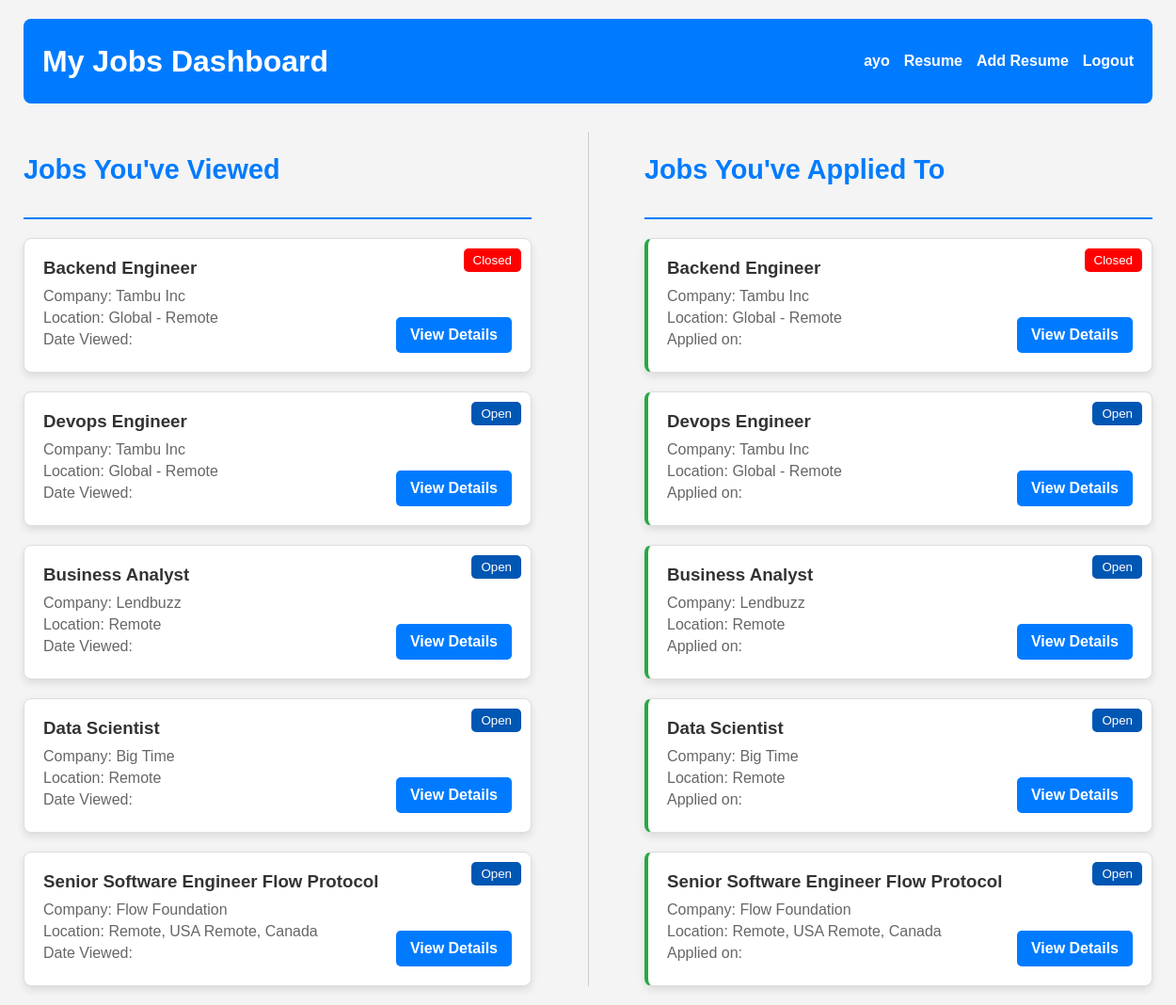
The app's page /jobs_dashboard/ (signed in), older data.
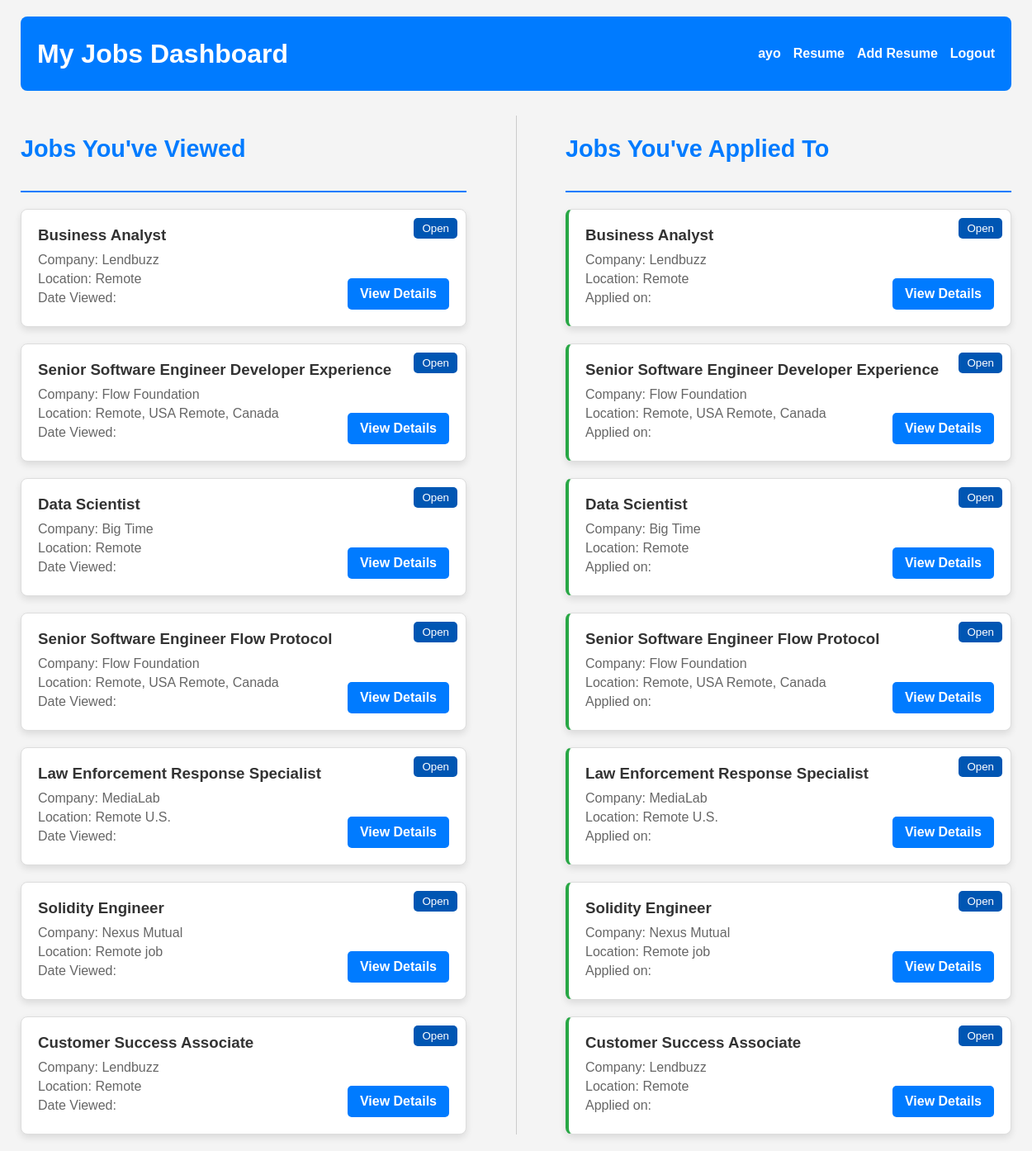
The same page, newer data.
### remote/models.py (models this page shows)
class Job(models.Model):
    title = models.CharField(max_length=100)
    description = models.TextField()
    location = models.CharField(max_length=30)
    company_name = models.CharField(max_length=100)
    created_at = models.DateTimeField(auto_now_add=True)
    recruiter = models.ForeignKey(Profile, on_delete=models.CASCADE)
    category = models.ForeignKey(Category, on_delete=models.CASCADE, default=1)
    featured = models.BooleanField(default=False)
    views_count = models.IntegerField(default=0)
    apply_url = models.URLField(max_length=255, blank=True, null=True)
    status = models.CharField(
        max_length=10,
        choices=[('open', 'Open'), ('closed', 'Closed')],
        default='open',
    )
    def __str__(self):
        return self.title

### remote/views.py (the view)
# urls.py: path('jobs_dashboard/', views.jobs_dashboard, name='jobs_dashboard'),
@login_required
def jobs_dashboard(request):
    profile = Profile.objects.get(user=request.user)
    jobs = profile.viewed_jobs.all()
    applied_jobs = profile.applied_jobs.all()
    print(jobs)
    print(applied_jobs)
    context = {
        'profile': profile,
        'jobs': jobs,
        'applied_jobs': applied_jobs
    }
    return render(request, 'jobs.html', context)

### remote/templates/jobs.html (shortened to what this page needs)
<!DOCTYPE html>
<html lang="en">
<head>
    {% load static %}
    <link rel="stylesheet" href="{% static 'css/job.css' %}">
</head>
<body>
    <div class="dashboard-container">
        <header class="dashboard-header">
            <h1>My Jobs Dashboard</h1>
            <nav>
                <ul>
                    <li><a href="/profile/">{{user.username}}</a></li>
                    <li><a href="#" class="view-cv-btn">Resume</a></li>
                    <li><a href="#" class="add-cv-btn">Add Resume</a></li>
                    <li><a href="/logout/">Logout</a></li>
                </ul>
            </nav>
        </header>
        <div class="jobs-grid-container">
            <section class="job-section">
                <div class="section-header">
                    <h2>Jobs You've Viewed</h2>
                </div>
                <div class="job-list" id="viewed-jobs">
                    {% for job in jobs %}
                    <div class="job-card">
                        <button class="status-btn {{ job.status }}" style="float: right;">
                            {{ job.get_status_display }}
                        </button>
                        <h3>{{ job.title }}</h3>
                        <p>Company: {{ job.company_name }}</p>
                        <p>Location: {{ job.location }}</p>
                        <p>Date Viewed: {{ job.jobview_set.first.viewed_at|date:"F j, Y" }}</p>
                        <a href="{% url 'job_details' job.id %}">
                            <button class="details-btn">View Details</button>
                        </a>
                    </div>
                    {% empty %}
                    <p>You haven't viewed any jobs yet.</p>
                    {% endfor %}
                </div>
            </section>
            <section class="job-section">
                <div class="section-header">
                    <h2>Jobs You've Applied To</h2>
                </div>
                <div class="job-list" id="applied-jobs">
                    {% for job in applied_jobs %}
                    <div class="job-card applied">
                        <button class="status-btn {{ job.status }}" style="float: right;">
                            {{ job.get_status_display }}
                        </button>
                        <h3>{{ job.title }}</h3>
                        <p>Company: {{ job.company_name }}</p>
                        <p>Location: {{ job.location }}</p>
                        <p>Applied on: {{ job.jobview_set.first.viewed_at|date:"F j, Y" }}</p>
                        <a href="{% url 'job_details' job.id %}">
                            <button class="details-btn">View Details</button>
                        </a>
                    </div>
                    {% empty %}
                    <p>You haven't applied to any jobs yet.</p>
                    {% endfor %}
                </div>
            </section>
        </div>
    </div>
</body>

Row changes from the older to the newer data that the page shows:
removed Job: status "Closed", title "Backend Engineer", company_name "Tambu Inc", location "Global - Remote"
removed Job: status "Open", title "Devops Engineer", company_name "Tambu Inc", location "Global - Remote"
now on this page (row edited): Job: status "Open", title "Senior Software Engineer Developer Experience", company_name "Flow Foundation", location "Remote, USA Remote, Canada"
now on this page (row edited): Job: status "Open", title "Law Enforcement Response Specialist", company_name "MediaLab", location "Remote U.S."
now on this page (row edited): Job: status "Open", title "Solidity Engineer", company_name "Nexus Mutual", location "Remote job"
added Job: status "Open", title "Customer Success Associate", company_name "Lendbuzz", location "Remote"
